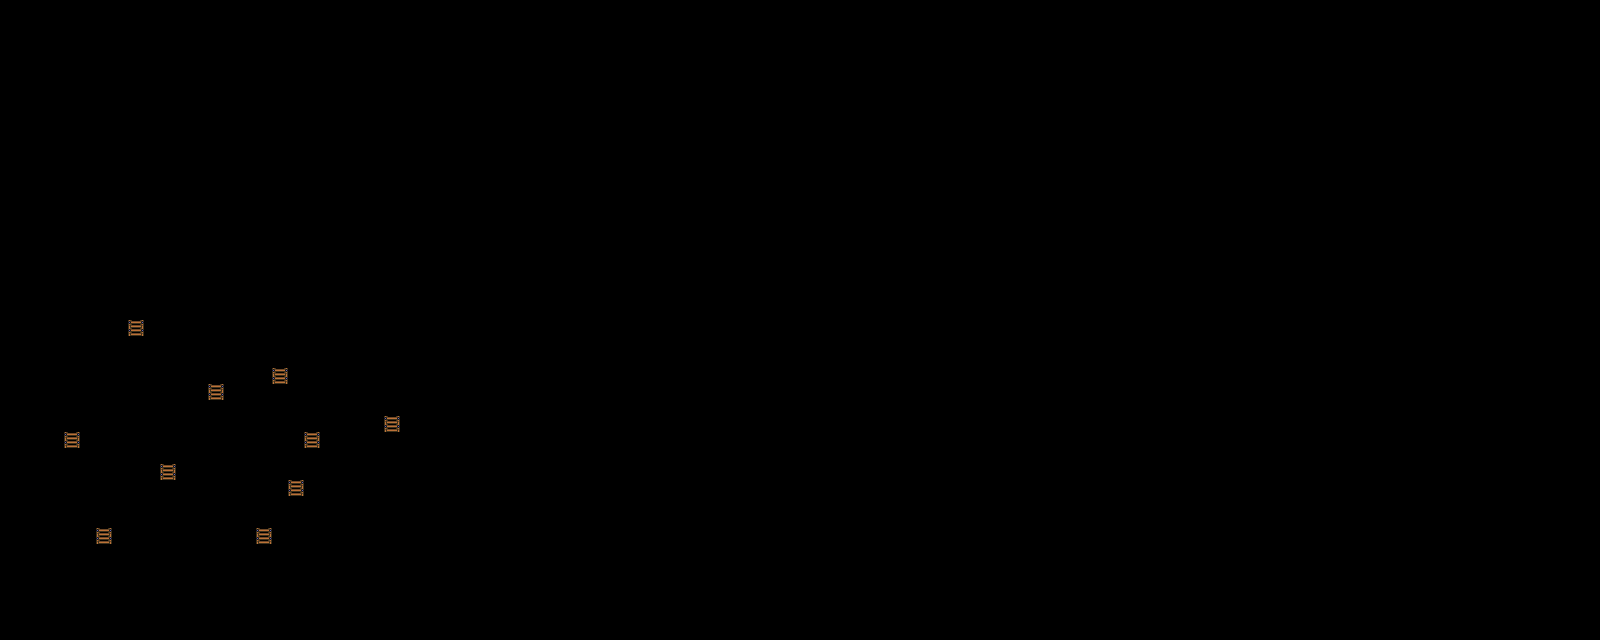

The image is a tile-based game level rendered from a .tmx file. Its description and source (layers, tilesets, objects; grid data summarised) follow:
An orthogonal 100x40 tile map with 16x16 px tiles, 1 tile layer (Tile Layer 1).

<map version="1.0" orientation="orthogonal" renderorder="right-down" width="100" height="40" tilewidth="16" tileheight="16" nextobjectid="1">
 <tileset firstgid="1" name="BFT - Mega Metroidvania Tileset" tilewidth="16" tileheight="16" tilecount="585" columns="13">
  <image source="BFT - Mega Metroidvania Tileset.png" width="208" height="720" />
  <tile id="135">
   <properties>
    <property name="entity" value="ally" />
   </properties>
  </tile>
 </tileset>
 <layer name="Tile Layer 1" width="100" height="40">
  <data>[4000 cells, 10 non-empty, 1 distinct tile ids]</data>
 </layer>
</map>
